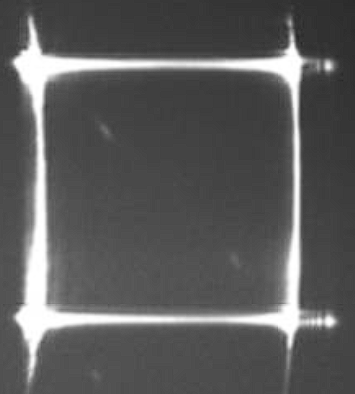
#> input picture PCA_Brillouin/data.png, 355 x 394 px
$ jupyter execute --allow-errors Brillouin_PCA_K_means.ipynb
#> lines starting #> are read from the running program, lines starting #| are printed output that depends on the picture
Importance du prétraitement des données

[cell 1]
import cv2
import numpy as np
from sklearn.decomposition import PCA
import matplotlib.pyplot as plt

[cell 2]
# Charger l'image en niveaux de gris
image = cv2.imread('data.png', cv2.IMREAD_GRAYSCALE)
#> image: shape (394, 355); min 38, max 255, mean 91.8

# Vérifier la forme de l'image
print("Shape de l'image : ", image.shape)
#| Shape de l'image :  (394, 355)

# Afficher l'image
plt.imshow(image, cmap='gray')
plt.title('Image en niveaux de gris')
plt.show()

[cell 3]
# Charger l'image
image = cv2.imread('data.png', cv2.IMREAD_GRAYSCALE)

# Vérifier la forme de l'image
print("Shape de l'image avant : ", image.shape)
#| Shape de l'image avant :  (394, 355)

# Aplatir l'image en un tableau unidimensionnel
data = image.flatten()

# Vérifier la forme des données après aplatir
print("Shape des données après : ", data.shape)
#| Shape des données après :  (139870,)

# Créer une instance de PCA
pca = PCA(n_components=1)  # Vous pouvez ajuster le nombre de composantes principales selon vos besoins

# Appliquer le PCA aux données
pca_result = pca.fit_transform(data.reshape(-1, 1))

# Visualisation des résultats avec une seule composante principale
plt.scatter(pca_result[:, 0], np.zeros_like(pca_result[:, 0]))  # Utilisez seulement la première composante
plt.title('Résultats du PCA')
plt.xlabel('Première composante principale')
plt.show()
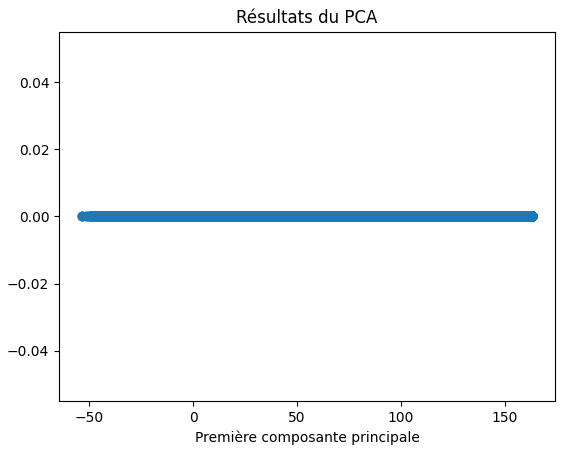
#> figure drawn by matplotlib, 1 panel

Je ne peux exploiter plus l'image brillouin, car je n'ai pas de différence significative entre les milieux .

### Données fake

Scénario avec un plexiglas immergé dans de l'eau déionisée :

Je vais supposer que le plexiglas a une fréquence Brillouin plus élevée que l'eau déionisée.
Les valeurs de fréquence Brillouin pour le plexiglas seront concentrées autour d'une valeur plus élevée.

Scénario avec un sphéroïde d'hydrogel dans l'eau :

Je vais supposer que l'hydrogel a une fréquence Brillouin différente de celle de l'eau.
Les valeurs de fréquence Brillouin pour l'hydrogel seront concentrées autour d'une valeur différente de celle de l'eau.

[cell 4]
# Définir les paramètres des scénarios
plexiglas_frequency = 12.0  # Fréquence Brillouin du plexiglas
water_frequency = 10.0     # Fréquence Brillouin de l'eau
hydrogel_frequency = 11.0  # Fréquence Brillouin de l'hydrogel

# Dimensions de l'image (par exemple, 100x100 pixels)
image_shape = (100, 100)

# Générer les données pour le scénario avec le plexiglas immergé dans de l'eau déionisée
data_plexiglas_water = np.random.normal(plexiglas_frequency, 0.5, size=image_shape)
data_plexiglas_water += np.random.normal(water_frequency, 0.5, size=image_shape)

# Générer les données pour le scénario avec le sphéroïde d'hydrogel dans l'eau
data_water_hydrogel = np.random.normal(hydrogel_frequency, 0.5, size=image_shape)
data_water_hydrogel += np.random.normal(water_frequency, 0.5, size=image_shape)

# Afficher les données côte à côte
plt.figure(figsize=(12, 6))

plt.subplot(1, 2, 1)
plt.imshow(data_plexiglas_water, cmap='viridis')
plt.title('Scénario Plexiglas dans l\'Eau Déionisée')
plt.colorbar()

plt.subplot(1, 2, 2)
plt.imshow(data_water_hydrogel, cmap='viridis')
plt.title('Scénario Hydrogel dans l\'Eau')
plt.colorbar()

plt.show()
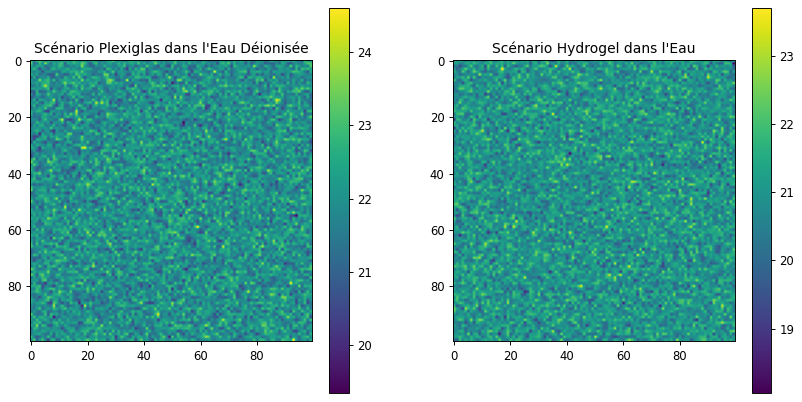
#> figure drawn by matplotlib, 4 panels

[cell 5]
# Appliquer le PCA aux données du scénario Plexiglas dans l'Eau Déionisée
pca_plexiglas_water = PCA(n_components=1)
pca_result_plexiglas_water = pca_plexiglas_water.fit_transform(data_plexiglas_water.reshape(-1, 1))

# Appliquer le PCA aux données du scénario Hydrogel dans l'Eau
pca_water_hydrogel = PCA(n_components=1)
pca_result_water_hydrogel = pca_water_hydrogel.fit_transform(data_water_hydrogel.reshape(-1, 1))


# Visualiser les résultats du PCA
plt.figure(figsize=(12, 6))

plt.subplot(1, 2, 1)
#> (the rest of this cell did not finish here and is left out)

En microscopie Brillouin, chaque pixel de l'image représente une mesure de la fréquence Brillouin à un emplacement spécifique de l'échantillon. Par conséquent, si votre image a une résolution de, par exemple, 100x100 pixels, vous aurez 10 000 valeurs de fréquence Brillouin, ce qui se traduit par un grand nombre de caractéristiques (features) à analyser.

Dans le contexte du PCA, cela signifie que vous pourriez envisager de réduire la dimensionnalité de vos données en appliquant le PCA à l'ensemble de l'image, plutôt qu'à chaque pixel individuellement. Cela pourrait vous fournir une représentation plus compacte des variations globales de fréquence Brillouin dans l'échantillon.

[cell 6]
import numpy as np
import matplotlib.pyplot as plt
from sklearn.decomposition import PCA

# Générer des données d'exemple pour une image 100x100
image_shape = (100, 100)
data_brillouin = np.random.normal(loc=11.0, scale=0.5, size=image_shape)

# Appliquer le PCA à l'ensemble de l'image
pca = PCA(n_components=2)
pca_result = pca.fit_transform(data_brillouin)

# Visualiser les résultats du PCA
plt.scatter(pca_result[:, 0], pca_result[:, 1])
plt.title('PCA - Microscopie Brillouin (Image complète)')
plt.xlabel('Première composante principale')
plt.ylabel('Deuxième composante principale')
plt.show()
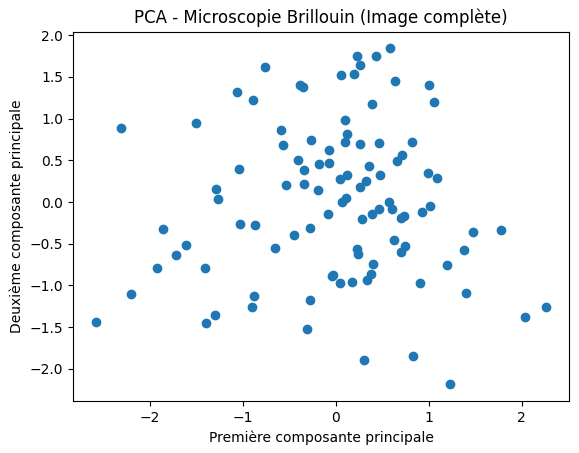
#> figure drawn by matplotlib, 1 panel
